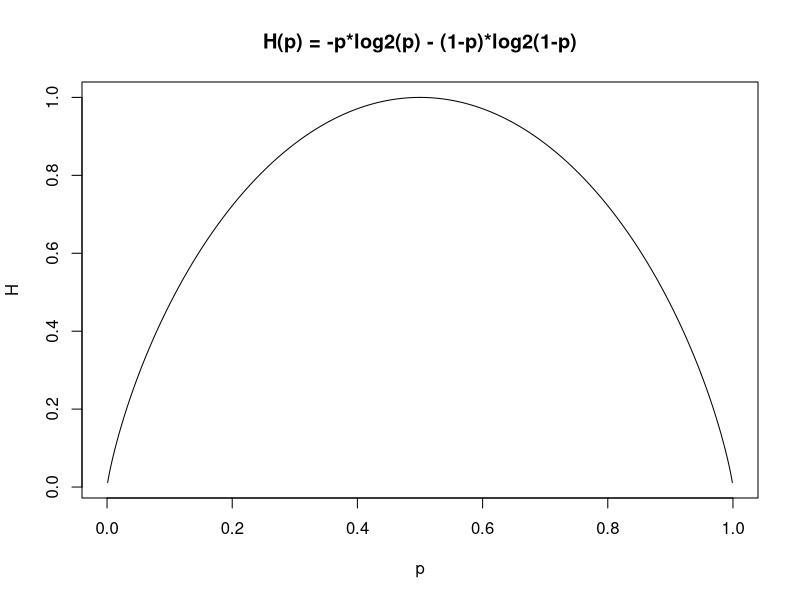

The R source for this figure:

#' Practice 3
#' Draw a graph of H(p) = -p*log2(p) - (1-p)*log2(1-p)
#' c.f. practice2

p = seq(0, 1, 0.001)
H = -p*log2(p) - (1-p)*log2(1-p)

plot(p, H, type='l', main='H(p) = -p*log2(p) - (1-p)*log2(1-p)')
